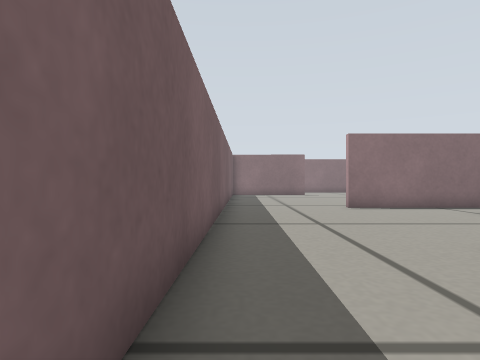
[1] (above)

20 first-person views from a walk through a world built for the Gazebo simulator. The camera is 0.19 m above the floor, looks level and sees 75° across. The floor is counted in squares, 0.2 m on a side. Each view is taken from the middle of a square. On the plan, view 1 faces up. The plan holds only what a view shows up to about 12 squares ahead; the rest is blank. The robots in the file are not drawn.

[2]
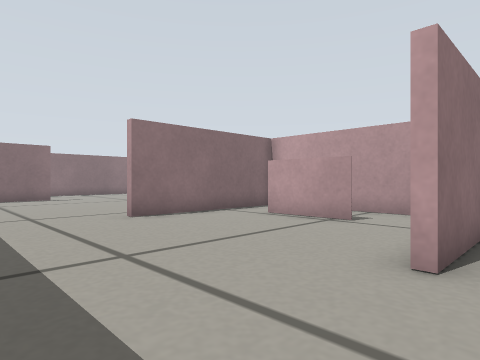

[3]
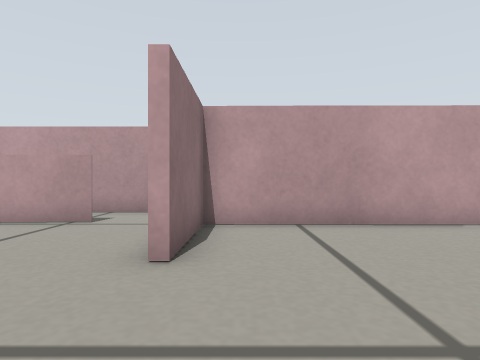

[4]
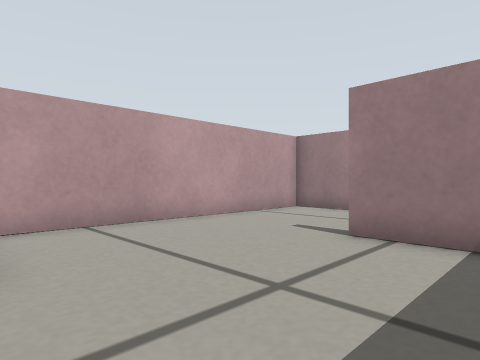

[5]
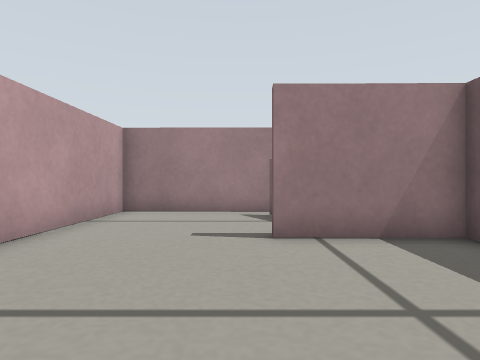

[6]
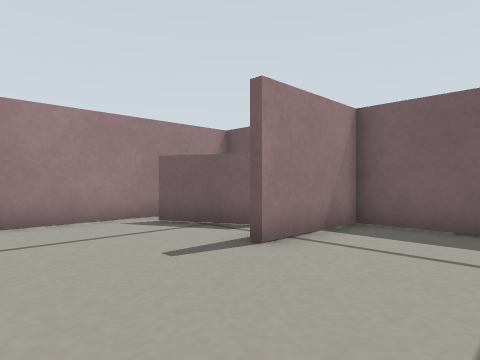

[7]
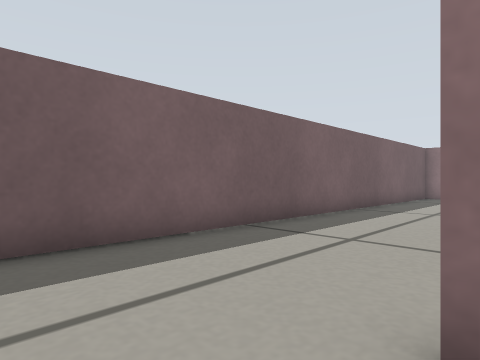

[8]
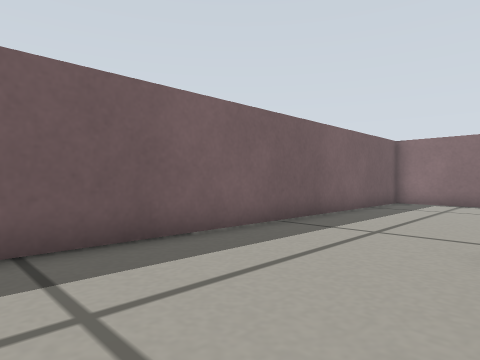

[9]
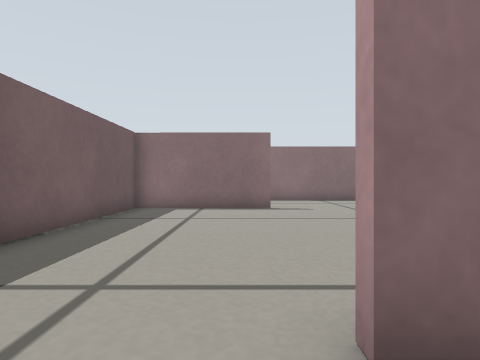

[10]
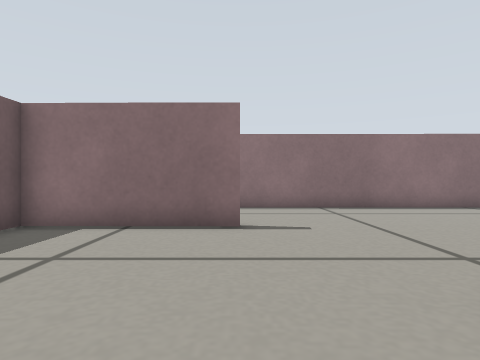

[11]
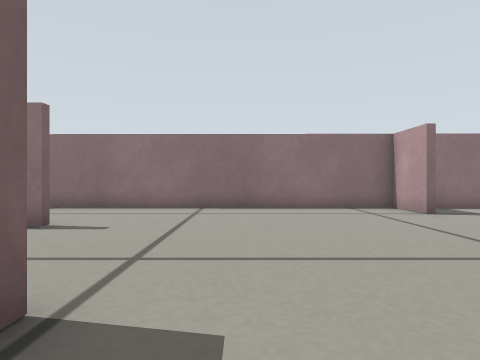

[12]
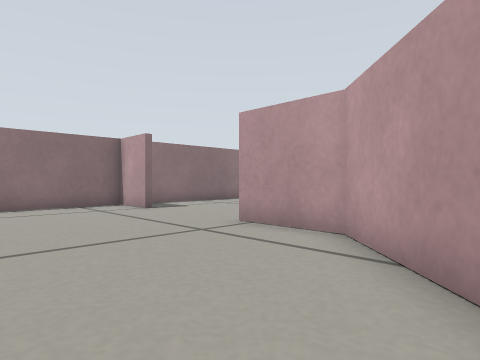

[13]
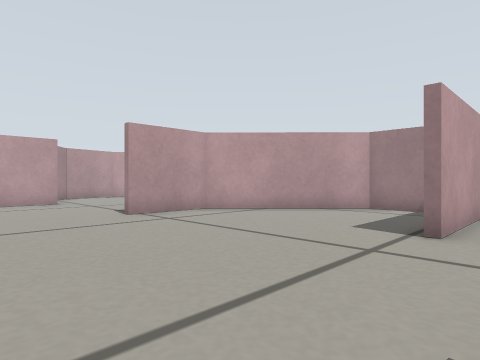

[14]
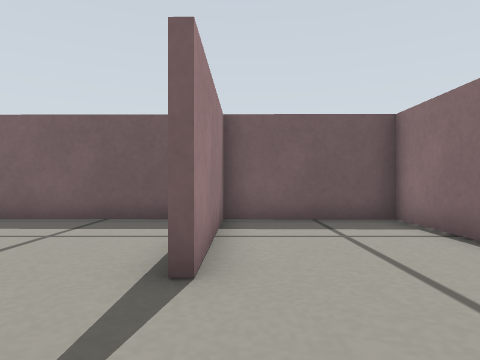

[15]
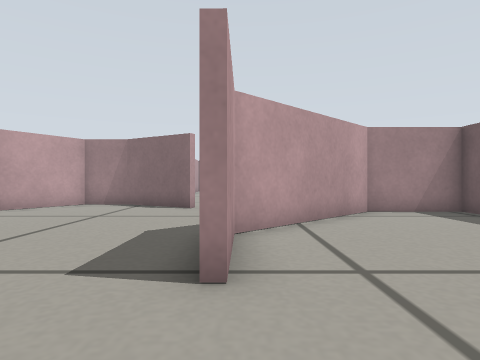

[16]
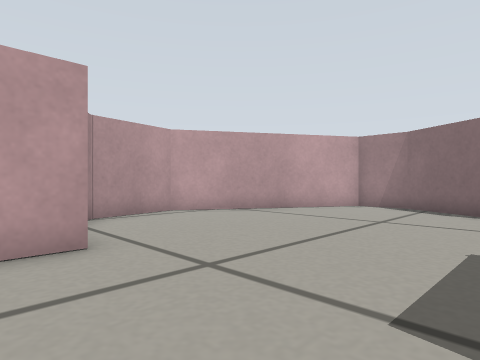

[17]
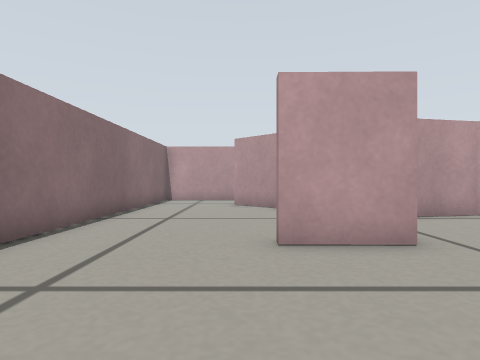

[18]
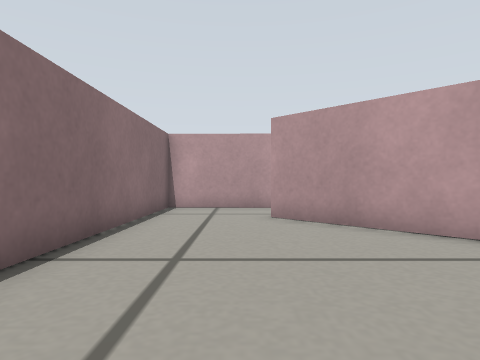

[19]
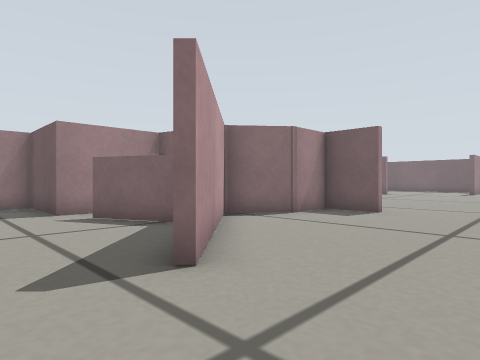

[20]
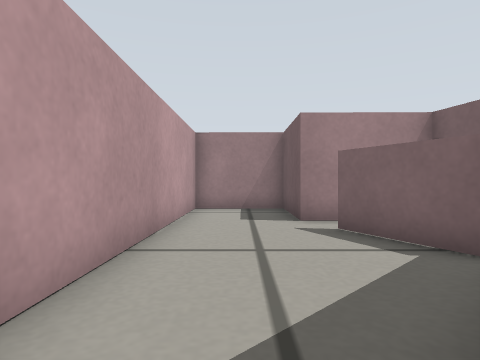

### Floor plan
Ten units are one square. View 1 is at (0, 0); x grows to the right and y downward. Boxes are objects, and circles mark ways between rooms. Rooms are numbered by the first view taken in them; rooms with no view inside come last. Other rooms are left out.
<svg viewBox="-11 -242 302 301">
<path fill="none" stroke="#000" d="M12 25 22 45M-5 -45 -6 10 25 11M0 53 65 54 66 -38 36 -38M70 -63 70 -89M91 -56 92 -107M-5 -114 -5 -45M92 -105 37 -106M41 -193 -4 -194 -5 -114M62 -117 63 -152M132 -215 132 -236 -4 -237 -4 -196 40 -196M65 -116 65 -108 92 -108M92 -107 131 -145 131 -172M188 -195 188 -177 204 -177 220 -164 260 -203M240 -172 251 -149M185 -174 185 -195M162 -235 145 -236M256 -138 256 -106 285 -106 286 -234 185 -235M146 -96 173 -80 190 -80 224 -138M223 -137 218 -162"/>
<circle cx="15" cy="-40" r="3" fill="#2a7"/>
<circle cx="15" cy="-110" r="3" fill="#2a7"/>
<circle cx="43" cy="-170" r="3" fill="#2a7"/>
<circle cx="130" cy="-195" r="3" fill="#2a7"/>
<circle cx="160" cy="-170" r="3" fill="#2a7"/>
<text x="30" y="0">1</text>
<text x="40" y="-80">2</text>
<text x="20" y="-150">3</text>
<text x="80" y="-190">4</text>
<text x="220" y="-200">5</text>
<text x="170" y="-130">6</text>
</svg>
Room 1 opens to room 2. Room 2 opens to room 3. Room 3 opens to room 4. Room 4 opens to room 5. Room 5 opens to room 6.

Where each view was taken, in squares from view 1:
view 1: 0 up, 0 right, facing up
view 2: 3 up, 0 right, facing up-right
view 3: 3 up, 0 right, facing right
view 4: 4 up, 0 right, facing down-right
view 5: 4 up, 3 right, facing down
view 6: 2 up, 6 right, facing down-left
view 7: 2 up, 4 right, facing up-left
view 8: 6 up, 4 right, facing up-left
view 9: 9 up, 3 right, facing up
view 10: 13 up, 4 right, facing up
view 11: 13 up, 8 right, facing up
view 12: 12 up, 8 right, facing up-right
view 13: 21 up, 5 right, facing down-right
view 14: 20 up, 7 right, facing left
view 15: 20 up, 13 right, facing down
view 16: 19 up, 14 right, facing down-right
view 17: 20 up, 14 right, facing right
view 18: 21 up, 18 right, facing right
view 19: 23 up, 28 right, facing down-left
view 20: 21 up, 27 right, facing down
